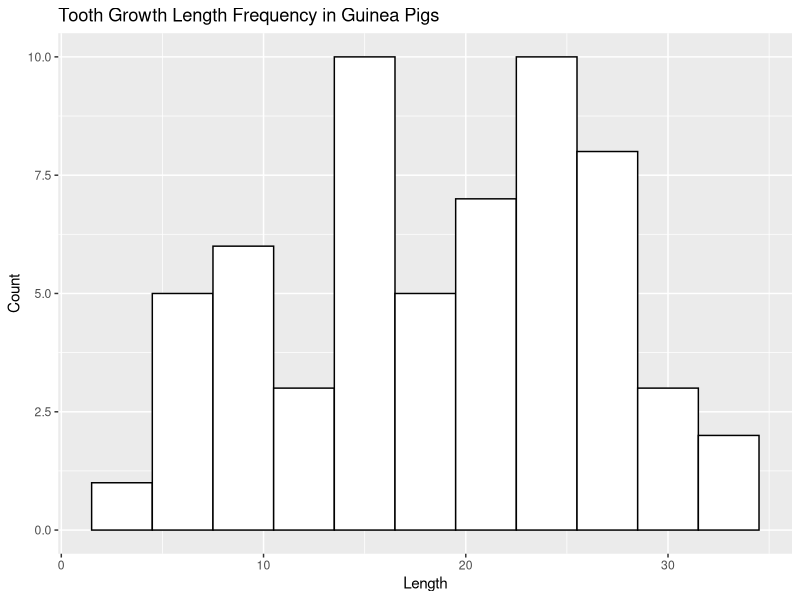
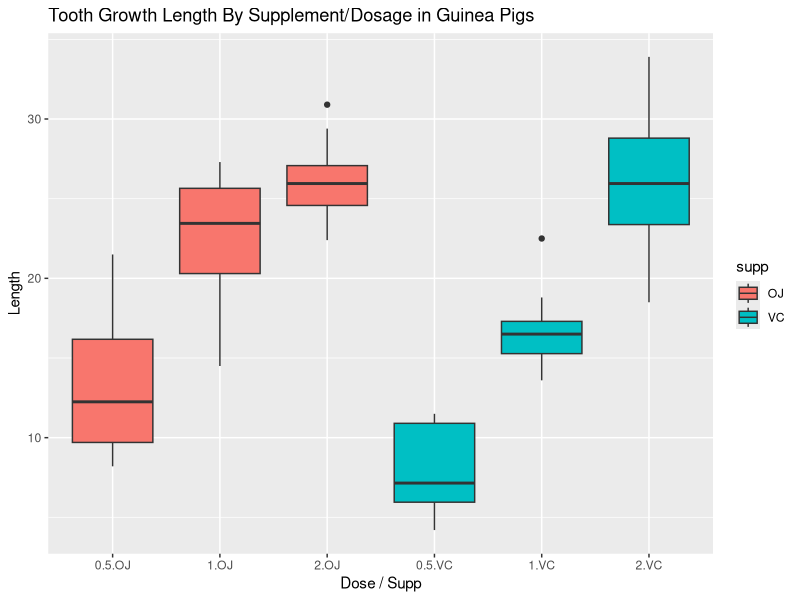

The R script that drew these images, in order: (Note: this script raises an error after producing the figures.)
## ---- chunk 1
# load the required libraries
library(datasets)
library(ggplot2)

# show basic description of data frame
table(ToothGrowth$supp, ToothGrowth$dose)
## ---- chunk 2
# histogram of the data
ggplot(ToothGrowth, aes(x=len)) + 
    geom_histogram(binwidth=3, colour="black", fill="white") +
    ggtitle("Tooth Growth Length Frequency in Guinea Pigs") +
    xlab("Length") +
    ylab("Count")
## ---- chunk 3
# boxplots by dosage level and supplement type
ggplot(ToothGrowth, aes(x=interaction(dose,supp), y=len, fill=supp)) +
    geom_boxplot() +
    ggtitle("Tooth Growth Length By Supplement/Dosage in Guinea Pigs") +
    xlab("Dose / Supp") +
    ylab("Length") +
    scale_fill_discrete(breaks=c("OJ","VC"))
## ---- chunk 4
summary(ToothGrowth)
## ---- chunk 5
# test by supplement
t.test(len ~ supp, paired=FALSE, var.equal = FALSE, data = ToothGrowth)
## ---- chunk 6
# create 3 data frames
dose05_10 <- subset(ToothGrowth, dose %in% c(0.5, 1.0))
dose05_20 <- subset(ToothGrowth, dose %in% c(0.5, 2.0))
dose10_20 <- subset(ToothGrowth, dose %in% c(1.0, 2.0))

# display the confidence intervals for the different groups
rbind(
  t.test(len ~ dose, paired = FALSE, var.equal = FALSE, data = dose05_10)$conf,
  t.test(len ~ dose, paired = FALSE, var.equal = FALSE, data = dose05_20)$conf,
  t.test(len ~ dose, paired = FALSE, var.equal = FALSE, data = dose10_20)$conf
)
## ---- chunk 7
# create 3 data frames
dose05 <- subset(ToothGrowth, dose == 0.5)
dose10 <- subset(ToothGrowth, dose == 1.0)
dose20 <- subset(ToothGrowth, dose == 2.0)

# display the confidence intervals for the different groups
rbind(
t.test(len ~ supp, paired = FALSE, var.equal = FALSE, data = dose05)$conf,
t.test(len ~ supp, paired = FALSE, var.equal = FALSE, data = dose10)$conf,
t.test(len ~ supp, paired = FALSE, var.equal = FALSE, data = dose20)$conf
)
